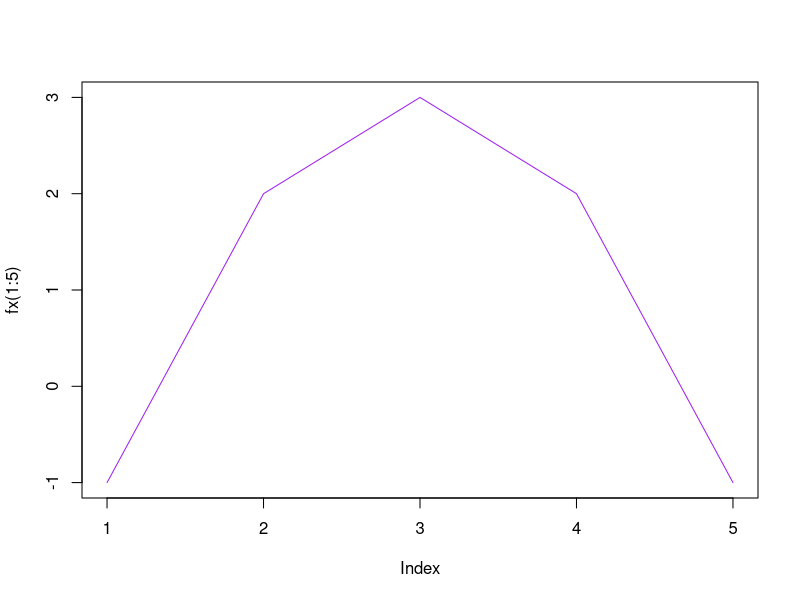
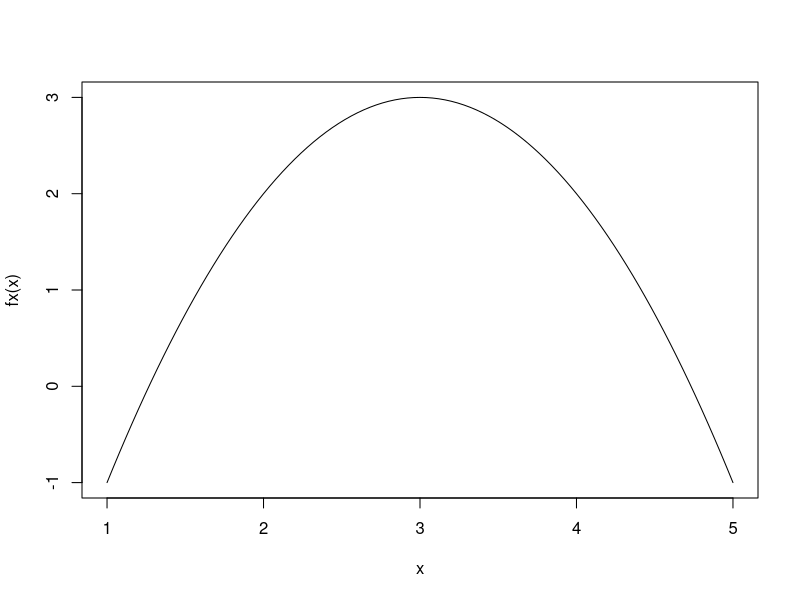
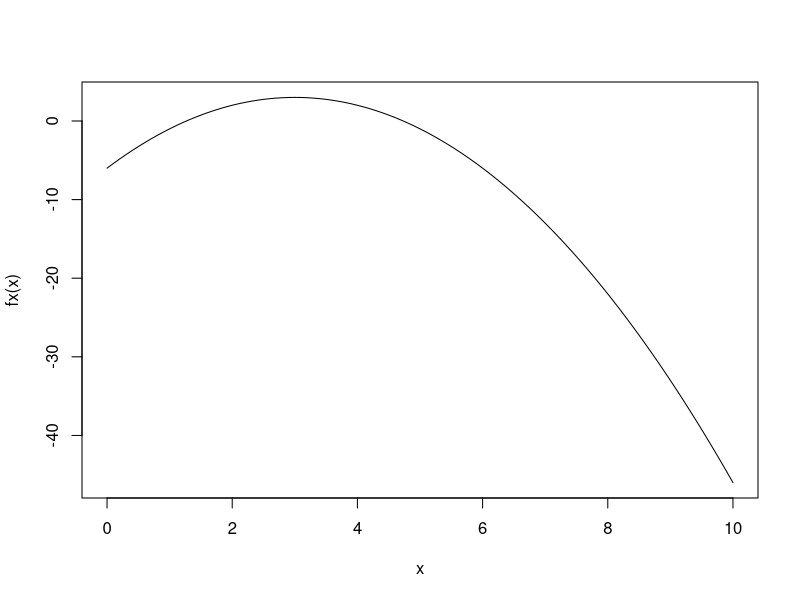
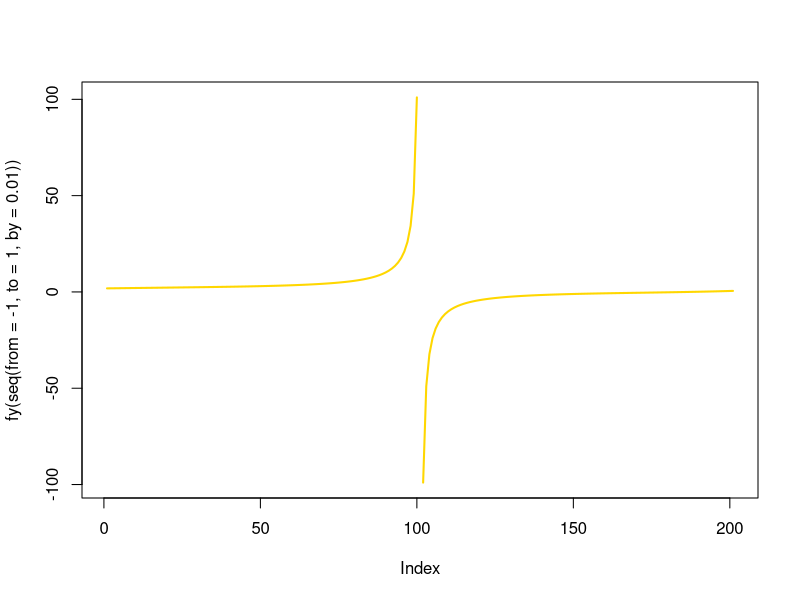
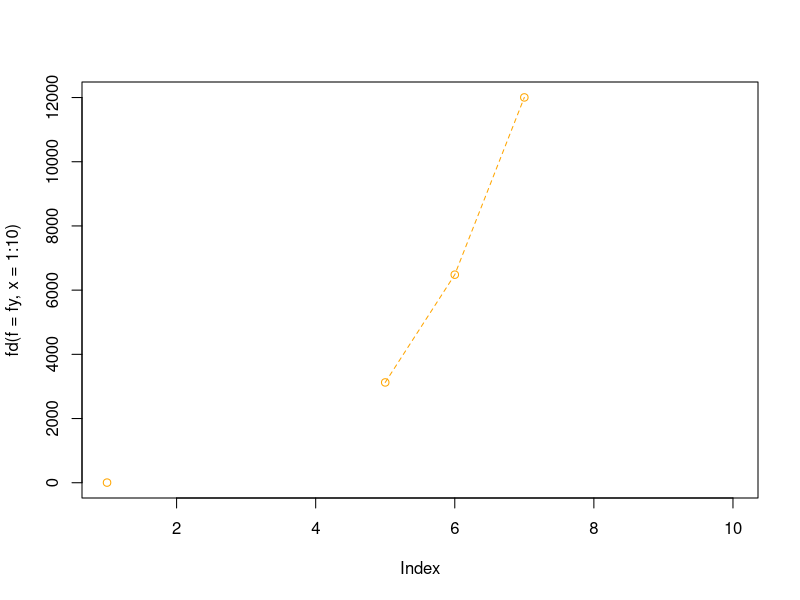
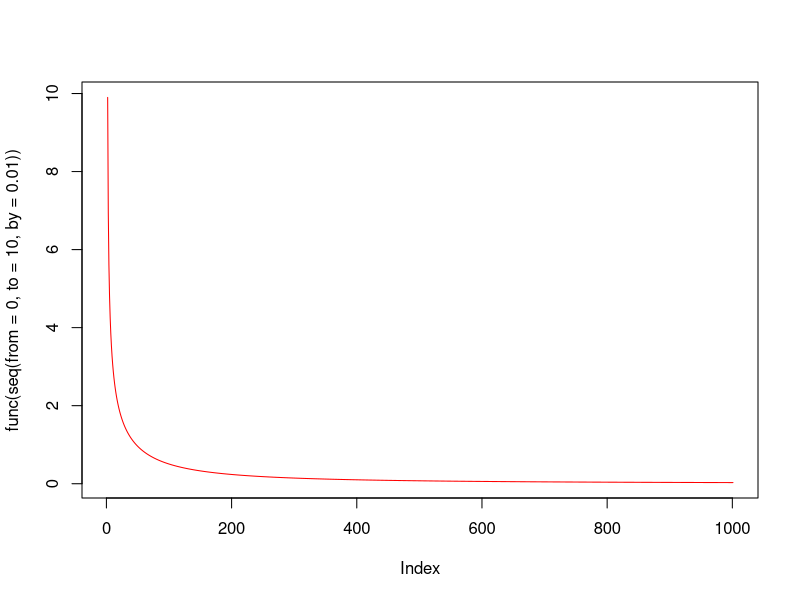
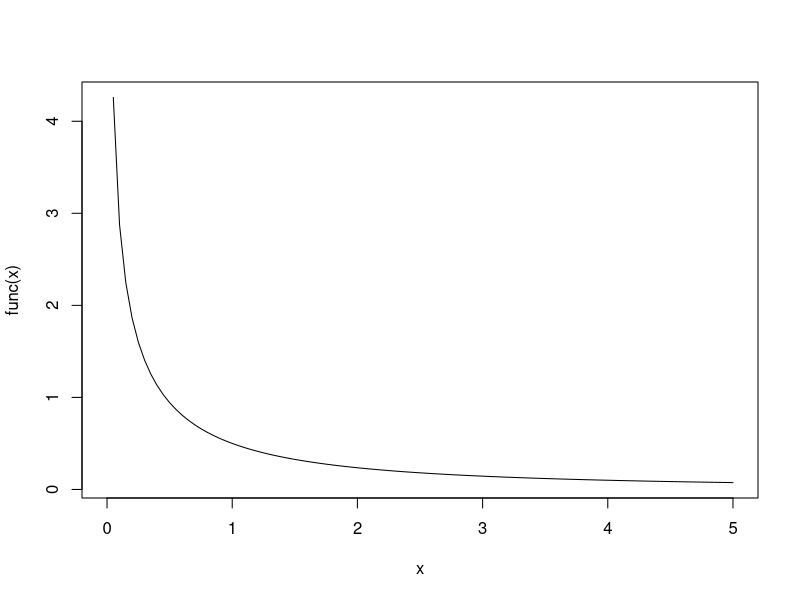

The R source for these figures, in order:
# 유한차분 (finite difference)
fd = function(f, x, h = 0.00001) {
  result = (f(x + h) - f(x)) / ((x + h) - x)
  return(result)
}
fd

fx = function (x) {
  result = -x^2 +6*x -6
  return(result)
}

plot(fx(1:5), type = "l", col = "purple")
curve(fx, 1, 5)
curve(fx, 0, 10)

fd(fx, x=2, h=0.00000000001)

fxx = expression(-exp(x^2) + 6*x^(1/3) -log(6), 'x')
d = c(D(fxx, 'x'))

fxxx = function(x) {
  result = 6 * (x^((1/3) - 1) * (1/3)) - exp(x^2) * (2 * x)
  return(result)
}

fxxxx = function(x) {
  result =eval(d[[1]])
  return(result)
}
fxxxx(3)

fy = function(y) {
  result = y^5 -1/y + cos(y)^y
  return(result)
}

plot(fy(seq(from = -1, to = 1, by = 0.01)), type = 'l', col = 'gold', lwd = '2')

plot(fd(f = fy, x = 1:10), type = 'o', lty = 2, col = 'orange')     

func = function(x) {
  result = 1/((x+1) * sqrt(x))
  return(result)
}

plot(func(seq(from = 0, to = 10, by = 0.01)), type = 'l', col = 'red')
curve(func, 0, 5)

integrate(func, lower = 0, upper = Inf)

my_integral = function (f, a, b, n) {
  result = 0
  h = (b-a)/n
  for (i in 1:n) {
    result = result + h*f(a+i*h)
  }
  return(result)
}

my_integral(func, 0, 5, 10000000)
